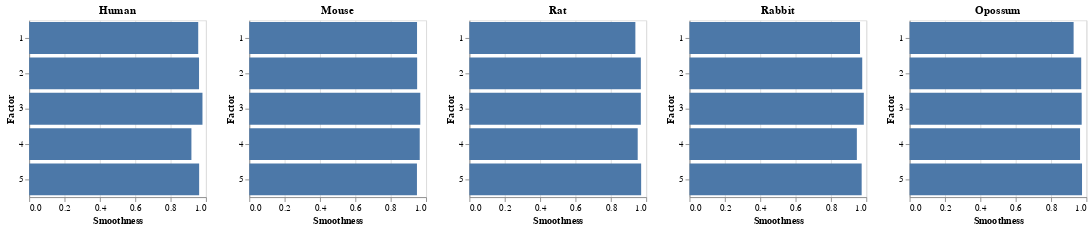

Notebook cell for this chart:
### Code cell
plot_smoothness(model)

### Figure 1 — Vega specification as saved in the notebook (floating-point values rounded to 4 significant figures)
{"$schema": "https://vega.github.io/schema/vega/v5.json", "data": [{"name": "source_0", "values": [{"factor": "1", "smoothness_end": 0.9562, "smoothness_start": 0.0}, {"factor": "2", "smoothness_end": 0.9608, "smoothness_start": 0.0}, {"factor": "3", "smoothness_end": 0.9802, "smoothness_start": 0.0}, {"factor": "4", "smoothness_end": 0.9177, "smoothness_start": 0.0}, {"factor": "5", "smoothness_end": 0.9614, "smoothness_start": 0.0}]}, {"name": "source_1", "values": [{"factor": "1", "smoothness_end": 0.9488, "smoothness_start": 0.0}, {"factor": "2", "smoothness_end": 0.9494, "smoothness_start": 0.0}, {"factor": "3", "smoothness_end": 0.9672, "smoothness_start": 0.0}, {"factor": "4", "smoothness_end": 0.964, "smoothness_start": 0.0}, {"factor": "5", "smoothness_end": 0.9483, "smoothness_start": 0.0}]}, {"name": "source_2", "values": [{"factor": "1", "smoothness_end": 0.9387, "smoothness_start": 0.0}, {"factor": "2", "smoothness_end": 0.9697, "smoothness_start": 0.0}, {"factor": "3", "smoothness_end": 0.9696, "smoothness_start": 0.0}, {"factor": "4", "smoothness_end": 0.9519, "smoothness_start": 0.0}, {"factor": "5", "smoothness_end": 0.9714, "smoothness_start": 0.0}]}, {"name": "source_3", "values": [{"factor": "1", "smoothness_end": 0.9644, "smoothness_start": 0.0}, {"factor": "2", "smoothness_end": 0.9768, "smoothness_start": 0.0}, {"factor": "3", "smoothness_end": 0.9858, "smoothness_start": 0.0}, {"factor": "4", "smoothness_end": 0.9465, "smoothness_start": 0.0}, {"factor": "5", "smoothness_end": 0.9737, "smoothness_start": 0.0}]}, {"name": "source_4", "values": [{"factor": "1", "smoothness_end": 0.9275, "smoothness_start": 0.0}, {"factor": "2", "smoothness_end": 0.9704, "smoothness_start": 0.0}, {"factor": "3", "smoothness_end": 0.9732, "smoothness_start": 0.0}, {"factor": "4", "smoothness_end": 0.9639, "smoothness_start": 0.0}, {"factor": "5", "smoothness_end": 0.975, "smoothness_start": 0.0}]}, {"name": "source_0_concat_0_y_domain_factor", "values": [{"factor": "1"}, {"factor": "2"}, {"factor": "3"}, {"factor": "4"}, {"factor": "5"}]}, {"name": "source_1_concat_1_y_domain_factor", "values": [{"factor": "1"}, {"factor": "2"}, {"factor": "3"}, {"factor": "4"}, {"factor": "5"}]}, {"name": "source_2_concat_2_y_domain_factor", "values": [{"factor": "1"}, {"factor": "2"}, {"factor": "3"}, {"factor": "4"}, {"factor": "5"}]}, {"name": "source_3_concat_3_y_domain_factor", "values": [{"factor": "1"}, {"factor": "2"}, {"factor": "3"}, {"factor": "4"}, {"factor": "5"}]}, {"name": "source_4_concat_4_y_domain_factor", "values": [{"factor": "1"}, {"factor": "2"}, {"factor": "3"}, {"factor": "4"}, {"factor": "5"}]}], "signals": [{"name": "childWidth", "value": 200}], "marks": [{"type": "group", "name": "concat_0_group", "encode": {"update": {"width": {"signal": "childWidth"}, "height": {"signal": "height"}}}, "marks": [{"type": "rect", "name": "concat_0_marks", "from": {"data": "source_0"}, "encode": {"update": {"height": {"signal": "max(0.25, bandwidth('concat_0_y'))"}, "fill": {"value": "#4c78a8"}, "x": {"field": "smoothness_end", "scale": "concat_0_x"}, "x2": {"field": "smoothness_start", "scale": "concat_0_x"}, "y": {"field": "factor", "scale": "concat_0_y"}}}, "style": ["bar"]}], "axes": [{"scale": "concat_0_x", "aria": false, "zindex": 0, "tickCount": {"signal": "ceil(childWidth/40)"}, "minExtent": 0, "gridScale": "concat_0_y", "grid": true, "labels": false, "orient": "bottom", "maxExtent": 0, "domain": false, "ticks": false}, {"scale": "concat_0_x", "zindex": 0, "orient": "bottom", "title": "Smoothness", "grid": false, "labelFlush": true, "labelOverlap": true, "tickCount": {"signal": "ceil(childWidth/40)"}}, {"scale": "concat_0_y", "grid": false, "orient": "left", "title": "Factor", "zindex": 0}], "title": {"text": "Human", "frame": "group"}, "style": "cell"}, {"type": "group", "name": "concat_1_group", "encode": {"update": {"width": {"signal": "childWidth"}, "height": {"signal": "height"}}}, "marks": [{"type": "rect", "name": "concat_1_marks", "from": {"data": "source_1"}, "encode": {"update": {"y": {"field": "factor", "scale": "concat_1_y"}, "x2": {"field": "smoothness_start", "scale": "concat_1_x"}, "fill": {"value": "#4c78a8"}, "x": {"field": "smoothness_end", "scale": "concat_1_x"}, "height": {"signal": "max(0.25, bandwidth('concat_1_y'))"}}}, "style": ["bar"]}], "axes": [{"scale": "concat_1_x", "minExtent": 0, "tickCount": {"signal": "ceil(childWidth/40)"}, "grid": true, "domain": false, "labels": false, "ticks": false, "aria": false, "gridScale": "concat_1_y", "orient": "bottom", "zindex": 0, "maxExtent": 0}, {"scale": "concat_1_x", "title": "Smoothness", "labelFlush": true, "labelOverlap": true, "tickCount": {"signal": "ceil(childWidth/40)"}, "zindex": 0, "grid": false, "orient": "bottom"}, {"scale": "concat_1_y", "zindex": 0, "title": "Factor", "grid": false, "orient": "left"}], "title": {"text": "Mouse", "frame": "group"}, "style": "cell"}, {"type": "group", "name": "concat_2_group", "encode": {"update": {"height": {"signal": "height"}, "width": {"signal": "childWidth"}}}, "marks": [{"type": "rect", "name": "concat_2_marks", "from": {"data": "source_2"}, "encode": {"update": {"x": {"field": "smoothness_end", "scale": "concat_2_x"}, "x2": {"field": "smoothness_start", "scale": "concat_2_x"}, "y": {"field": "factor", "scale": "concat_2_y"}, "height": {"signal": "max(0.25, bandwidth('concat_2_y'))"}, "fill": {"value": "#4c78a8"}}}, "style": ["bar"]}], "axes": [{"scale": "concat_2_x", "maxExtent": 0, "grid": true, "zindex": 0, "orient": "bottom", "ticks": false, "labels": false, "tickCount": {"signal": "ceil(childWidth/40)"}, "domain": false, "aria": false, "minExtent": 0, "gridScale": "concat_2_y"}, {"scale": "concat_2_x", "labelFlush": true, "orient": "bottom", "labelOverlap": true, "tickCount": {"signal": "ceil(childWidth/40)"}, "grid": false, "title": "Smoothness", "zindex": 0}, {"scale": "concat_2_y", "zindex": 0, "orient": "left", "title": "Factor", "grid": false}], "title": {"text": "Rat", "frame": "group"}, "style": "cell"}, {"type": "group", "name": "concat_3_group", "encode": {"update": {"height": {"signal": "height"}, "width": {"signal": "childWidth"}}}, "marks": [{"type": "rect", "name": "concat_3_marks", "from": {"data": "source_3"}, "encode": {"update": {"fill": {"value": "#4c78a8"}, "height": {"signal": "max(0.25, bandwidth('concat_3_y'))"}, "x2": {"field": "smoothness_start", "scale": "concat_3_x"}, "x": {"field": "smoothness_end", "scale": "concat_3_x"}, "y": {"field": "factor", "scale": "concat_3_y"}}}, "style": ["bar"]}], "axes": [{"scale": "concat_3_x", "labels": false, "grid": true, "maxExtent": 0, "minExtent": 0, "ticks": false, "aria": false, "orient": "bottom", "gridScale": "concat_3_y", "zindex": 0, "tickCount": {"signal": "ceil(childWidth/40)"}, "domain": false}, {"scale": "concat_3_x", "orient": "bottom", "grid": false, "labelOverlap": true, "title": "Smoothness", "tickCount": {"signal": "ceil(childWidth/40)"}, "zindex": 0, "labelFlush": true}, {"scale": "concat_3_y", "orient": "left", "grid": false, "zindex": 0, "title": "Factor"}], "title": {"text": "Rabbit", "frame": "group"}, "style": "cell"}, {"type": "group", "name": "concat_4_group", "encode": {"update": {"height": {"signal": "height"}, "width": {"signal": "childWidth"}}}, "marks": [{"type": "rect", "name": "concat_4_marks", "from": {"data": "source_4"}, "encode": {"update": {"fill": {"value": "#4c78a8"}, "x2": {"field": "smoothness_start", "scale": "concat_4_x"}, "x": {"field": "smoothness_end", "scale": "concat_4_x"}, "y": {"field": "factor", "scale": "concat_4_y"}, "height": {"signal": "max(0.25, bandwidth('concat_4_y'))"}}}, "style": ["bar"]}], "axes": [{"scale": "concat_4_x", "minExtent": 0, "orient": "bottom", "labels": false, "zindex": 0, "gridScale": "concat_4_y", "tickCount": {"signal": "ceil(childWidth/40)"}, "aria": false, "ticks": false, "maxExtent": 0, "grid": true, "domain": false}, {"scale": "concat_4_x", "labelFlush": true, "orient": "bottom", "grid": false, "tickCount": {"signal": "ceil(childWidth/40)"}, "title": "Smoothness", "labelOverlap": true, "zindex": 0}, {"scale": "concat_4_y", "orient": "left", "grid": false, "zindex": 0, "title": "Factor"}], "title": {"text": "Opossum", "frame": "group"}, "style": "cell"}], "scales": [{"name": "concat_0_x", "type": "linear", "domain": {"data": "source_0", "fields": ["smoothness_start", "smoothness_end"]}, "range": [0, {"signal": "childWidth"}], "nice": true, "zero": true}, {"name": "concat_0_y", "type": "band", "domain": {"data": "source_0_concat_0_y_domain_factor", "field": "factor", "sort": true}, "range": [0, {"signal": "height"}], "paddingOuter": 0.05, "paddingInner": 0.1}, {"name": "concat_1_x", "type": "linear", "domain": {"data": "source_1", "fields": ["smoothness_start", "smoothness_end"]}, "range": [0, {"signal": "childWidth"}], "zero": true, "nice": true}, {"name": "concat_1_y", "type": "band", "domain": {"data": "source_1_concat_1_y_domain_factor", "field": "factor", "sort": true}, "range": [0, {"signal": "height"}], "paddingInner": 0.1, "paddingOuter": 0.05}, {"name": "concat_2_x", "type": "linear", "domain": {"data": "source_2", "fields": ["smoothness_start", "smoothness_end"]}, "range": [0, {"signal": "childWidth"}], "nice": true, "zero": true}, {"name": "concat_2_y", "type": "band", "domain": {"data": "source_2_concat_2_y_domain_factor", "field": "factor", "sort": true}, "range": [0, {"signal": "height"}], "paddingInner": 0.1, "paddingOuter": 0.05}, {"name": "concat_3_x", "type": "linear", "domain": {"data": "source_3", "fields": ["smoothness_start", "smoothness_end"]}, "range": [0, {"signal": "childWidth"}], "nice": true, "zero": true}, {"name": "concat_3_y", "type": "band", "domain": {"data": "source_3_concat_3_y_domain_factor", "field": "factor", "sort": true}, "range": [0, {"signal": "height"}], "paddingInner": 0.1, "paddingOuter": 0.05}, {"name": "concat_4_x", "type": "linear", "domain": {"data": "source_4", "fields": ["smoothness_start", "smoothness_end"]}, "range": [0, {"signal": "childWidth"}], "nice": true, "zero": true}, {"name": "concat_4_y", "type": "band", "domain": {"data": "source_4_concat_4_y_domain_factor", "field": "factor", "sort": true}, "range": [0, {"signal": "height"}], "paddingOuter": 0.05, "paddingInner": 0.1}], "layout": {"padding": 20, "bounds": "full", "align": "each"}, "background": "white", "padding": 5, "height": 200}
